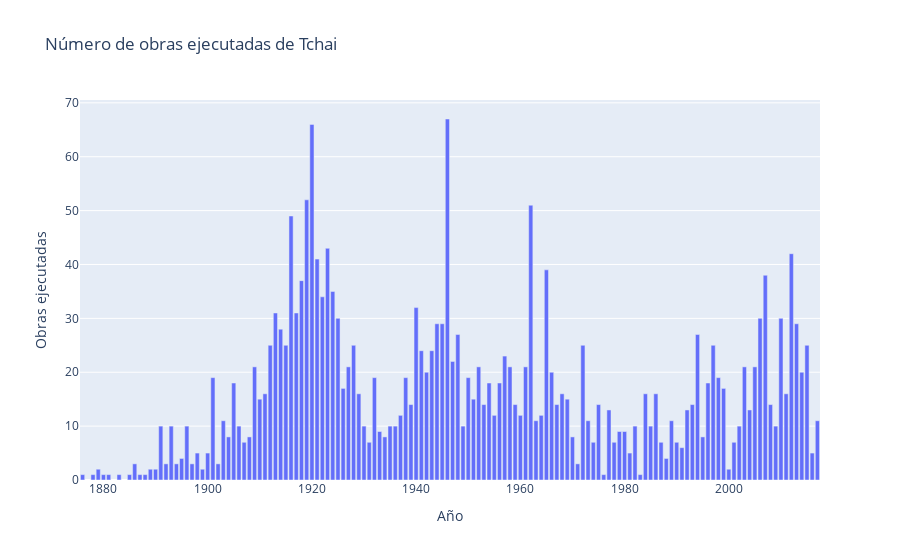

Here is the notebook cell this chart was saved with:
### Code cell
hist_comp('Tchai')

### Figure 1 — Plotly figure (JSON) as saved in the notebook; plotly's stock layout.template omitted (floating-point values rounded to 4 significant figures; data arrays with more than 128 entries replaced by an {"elided": "..."} marker saying what was removed)
{"data": [{"alignmentgroup": "True", "hovertemplate": "Año=%{x}<br>Obras ejecutadas=%{y}<extra></extra>", "legendgroup": "", "marker": {"color": "#636efa", "pattern": {"shape": ""}}, "name": "", "offsetgroup": "", "orientation": "v", "showlegend": false, "textposition": "auto", "type": "bar", "x": {"elided": "139 int values"}, "xaxis": "x", "y": {"elided": "139 int values"}, "yaxis": "y"}], "layout": {"barmode": "relative", "legend": {"tracegroupgap": 0}, "title": {"text": "Número de obras ejecutadas de Tchai"}, "xaxis": {"anchor": "y", "domain": [0, 1], "title": {"text": "Año"}}, "yaxis": {"anchor": "x", "domain": [0, 1], "title": {"text": "Obras ejecutadas"}}}}
